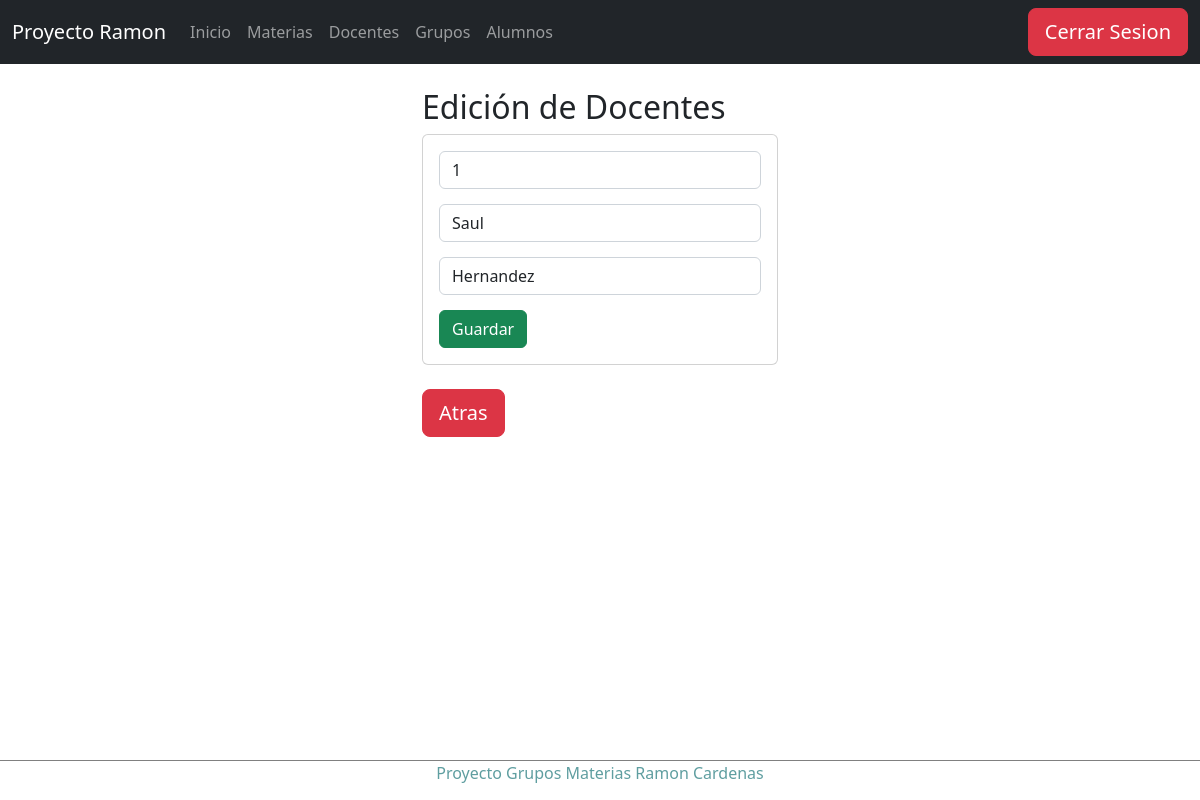
Page /edicionDocente/1 (signed in) on the committed database.
### Apps/Horario/models.py (models this page shows, shortened)
class Docente(models.Model):
    idDocente=models.CharField(primary_key=True,max_length=6)
    nombreDocente=models.CharField(max_length=50)
    apellidoDocente=models.CharField(max_length=50)

### Apps/Horario/views.py (the view)
# urls.py: path('edicionDocente/<idDocente>', views.edicionDocente),
@login_required
def edicionDocente(request, idDocente):
    docente = Docente.objects.get(idDocente=idDocente)
    return render(request, "docentes/edicionDocentes.html", {"docente": docente})

### Apps/Horario/templates/docentes/edicionDocentes.html (shortened to what this page needs)
{% extends "../base.html" %}
{% block body %}
<div class="row">
    <div class="col-md-4 offset-md-4">
        <h2>Edición de Docentes</h2>
        <div class="card">
            <div class="card-body">
                <form action="/editarDocente/" method="POST">{% csrf_token %}
                    <div class="form-group">
                        <input type="text" id="idDocente" name="idDocente" value="{{docente.idDocente}}" class="form-control" placeholder="Id"
                            minlength="1" maxlength="6" readonly required>
                    </div>
                    <div class="form-group">
                        <input type="text" id="nombreDocente" name="nombreDocente" value="{{docente.nombreDocente}}" class="form-control" placeholder="Nombre"
                            maxlength="50" required>
                    </div>
                    <div class="form-group">
                        <input type="text" id="apellidoDocente" name="apellidoDocente" value="{{docente.apellidoDocente}}" class="form-control" placeholder="Apellidos"
                            maxlength="50" required>
                    </div>
                    <div class="form-group">
                        <button type="submit" class="btn btn-success btn-block text-white">Guardar</button>
                    </div>
                </form>
            </div>
        </div>
        <br>
        <a href="/materias" class="btn btn-danger btn-lg">Atras</a>
    </div>
</div>
{% endblock %}

### Apps/Horario/templates/base.html (style rules this page uses)
.form-control { margin-bottom: 15px !important; }

### rows in the picture
Docente: idDocente "1", nombreDocente "Saul", apellidoDocente "Hernandez"
